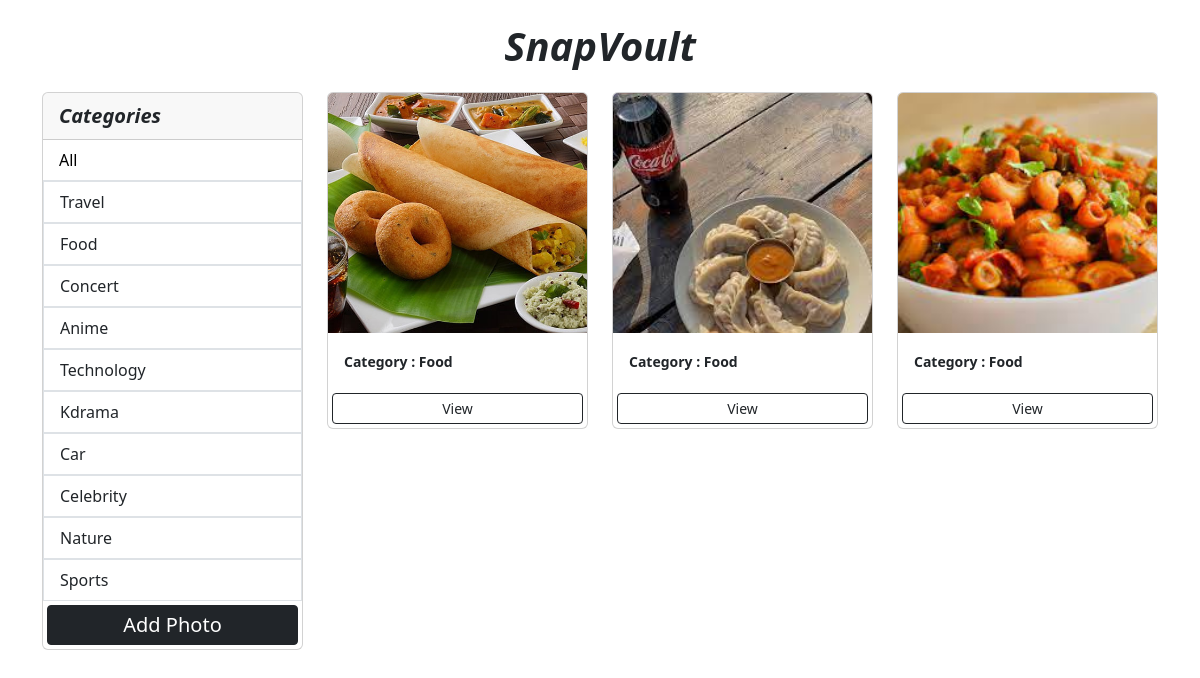
The app's page /?category=Food with its own data.
### snaps/models.py (models this page shows, shortened)
class Category(models.Model):
    name = models.CharField(max_length=100, null=False, blank=False)

class Photo(models.Model):
    category = models.ForeignKey(Category, on_delete=models.SET_NULL, null=True, blank=True)
    image = models.ImageField(null=False, blank=False)
    description = models.TextField(null=False, blank=False)

### snaps/views.py (the view)
# urls.py: path('', views.gallery, name='gallery'),
def gallery(request):
    category = request.GET.get('category')
    if category == None:
        photos = Photo.objects.all()
    else:
        photos = Photo.objects.filter(category__name = category)
    categories = Category.objects.all()
    context = {
        'categories': categories,
        'photos': photos,
    }
    return render(request, 'snaps/gallery.html', context)

### snaps/templates/snaps/gallery.html (shortened to what this page needs)
<!DOCTYPE html>
<html lang="en">
<head>
    <link href="https://cdn.jsdelivr.net/npm/bootstrap@5.3.1/dist/css/bootstrap.min.css"
        rel="stylesheet"
>
</head>
<body class="m-2">
    <div class="my-3 text-center fs-1 fst-italic fw-bolder">
      SnapVoult
    </div>
    <div class="container">
        <div class="row">
            <div class="col-md-3">
                <div class="card" >
                    <div class="card-header fs-5 fst-italic fw-bolder">
                      Categories
                    </div>
                    <ul class="list-group list-group-flush" >
                      <li class="list-group-item">
                        <a style="text-decoration:none; color: black;" href="{% url 'gallery' %}">All</a>
                      </li>
                      {% for category in categories %}
                        <a href="{% url 'gallery' %}?category={{category.name}}"
                            style="text-decoration:none; color: black;">
                            <li class="list-group-item">{{category.name | title}}</li>
                        </a>
                      {% endfor %}
                        <a href="{% url 'addPhoto' %}"
                        class="btn btn-dark btn-block btn-sm m-1 fs-5">Add Photo</a>
                    </ul>
                  </div>
            </div>
            <div class="col-md-9">
                <div class="row">
                    {% for photo in photos %}
                    <div class="col-md-4">
                        <div class="card mb-2">
                            <img src="{{photo.image.url}}"
                                class="card-img-top" alt="..." style="object-fit: cover; height: 15rem">
                            <div class="card-body">
                              <small class="card-text fw-bolder">Category : {{photo.category.name | title}}</small>
                            </div>
                            <a class="btn btn-outline-dark btn-sm m-1"
                                href="{% url 'viewPhoto' photo.id %}">View</a>
                          </div>
                    </div>
                    {% empty %}
                    <h3>No photos...</h3>
                    {% endfor %}
                </div>
            </div>
        </div>
    </div>
</body>
</html>

### records on screen
Category: name "Travel"
Category: name "Food"
Category: name "Concert"
Category: name "Anime"
Category: name "Technology"
Category: name "Kdrama"
Category: name "Car"
Category: name "Celebrity"
Category: name "Nature"
Category: name "Sports"
Photo: image (picture), category.name "Food"
Photo: image (picture), category.name "Food"
Photo: image (picture), category.name "Food"
